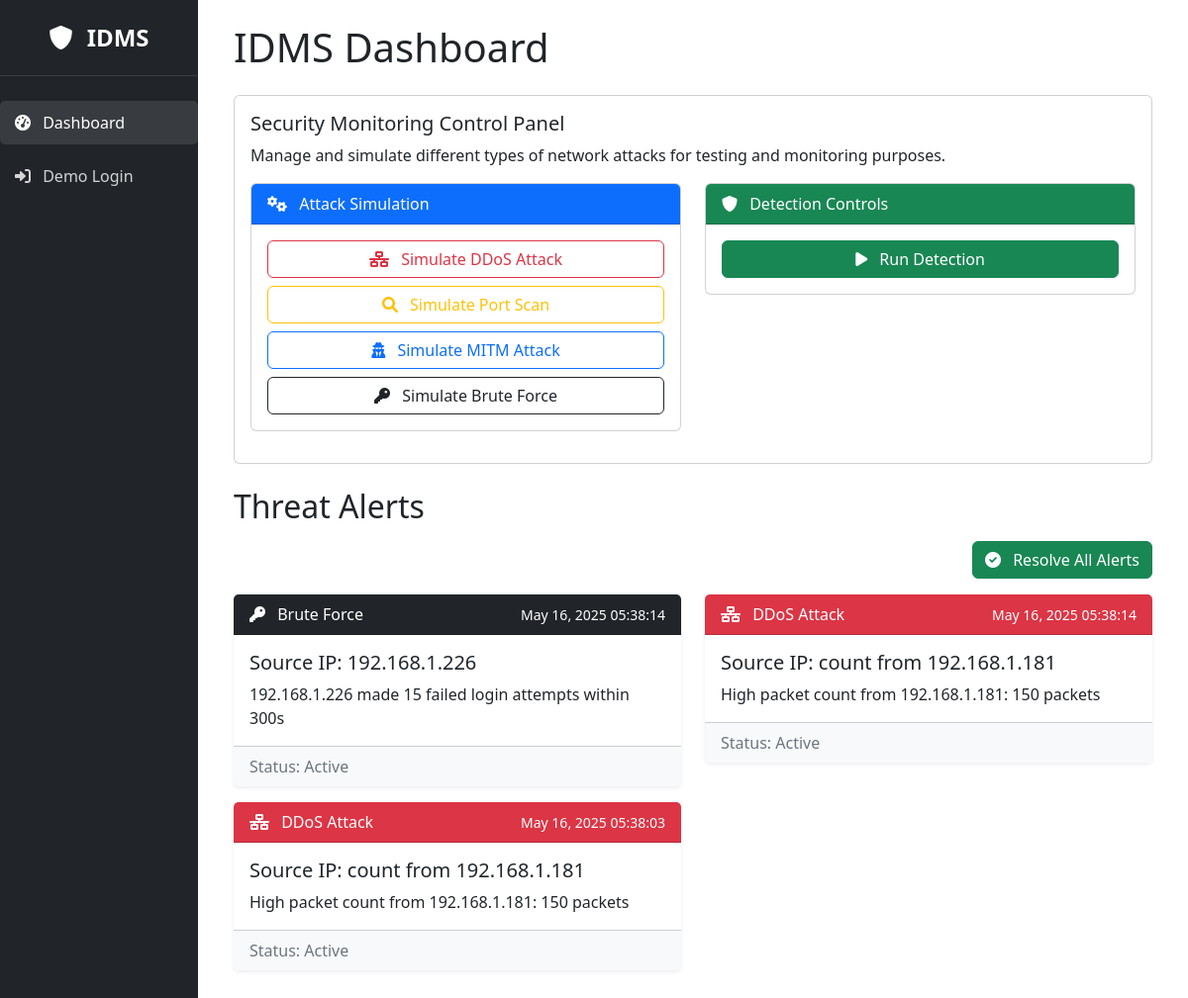
Before: / with the older database file.
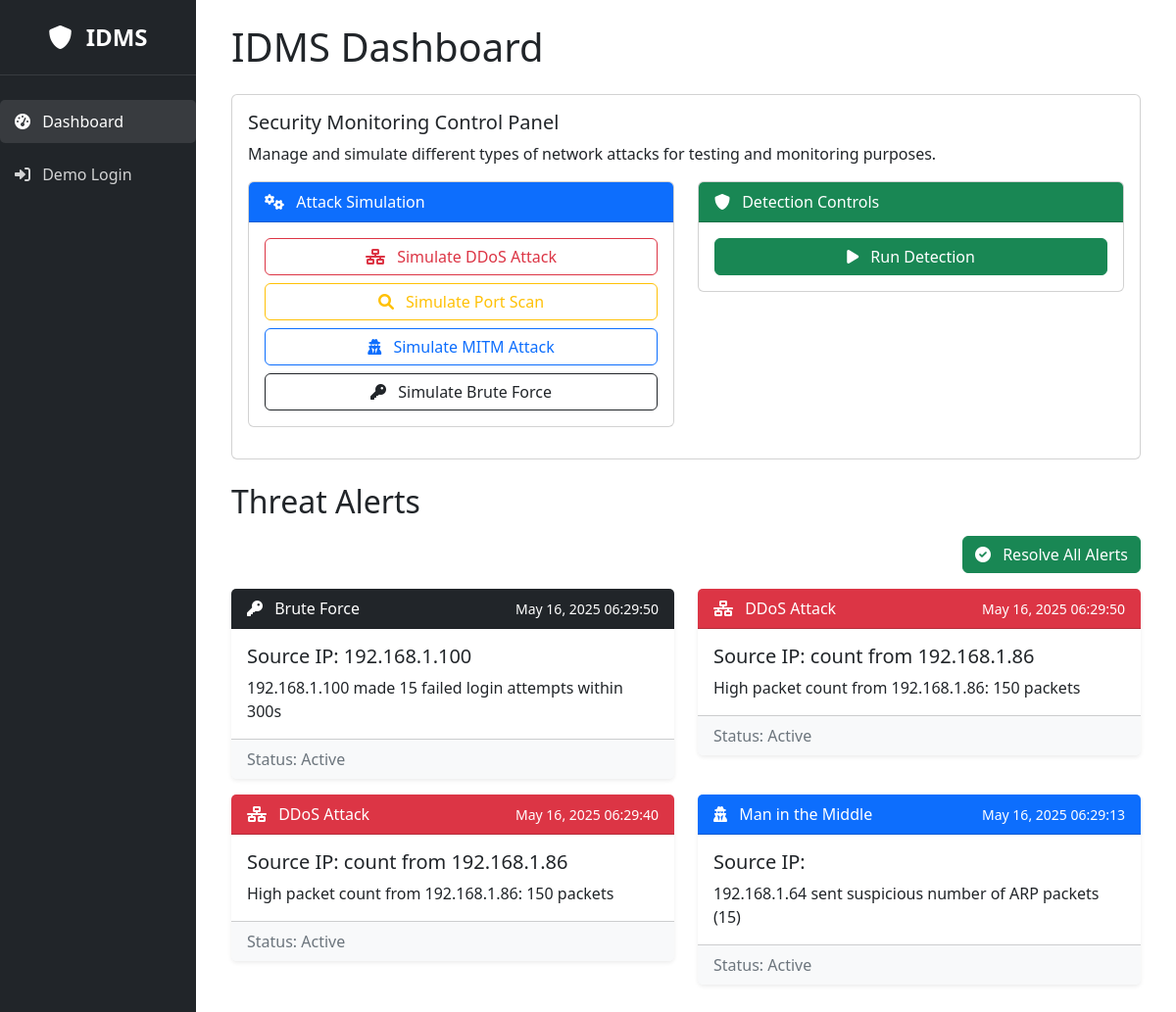
After: the same page with the newer database file.
### monitor/models.py (models this page shows, shortened)
class ThreatAlert(models.Model):
    ALERT_TYPES = [
        ('DDOS', 'DDoS Attack'),
        ('PORT_SCAN', 'Port Scanning'),
        ('MITM', 'Man in the Middle'),
        ('BRUTE_FORCE', 'Brute Force'),
    ]
    alert_type = models.CharField(max_length=20, choices=ALERT_TYPES, default='DDOS')
    source_ip = models.CharField(max_length=45)  # IPv6 can be up to 45 chars
    details = models.TextField()
    timestamp = models.DateTimeField(auto_now_add=True)
    is_resolved = models.BooleanField(default=False)
    class Meta:
        ordering = ['-timestamp']

### monitor/views.py (the view)
# urls.py: path('', views.dashboard, name='dashboard'),
def dashboard(request):
    alerts = ThreatAlert.objects.all()
    context = {
        'alerts': alerts,
        'active_page': 'dashboard'
    }
    return render(request, 'monitor/dashboard.html', context)

### monitor/templates/monitor/dashboard.html (shortened to what this page needs)
{% extends 'monitor/base.html' %}
{% block content %}
<div class="container-fluid">
    <div class="row mb-4">
        <div class="col">
            <h1 class="mb-4">IDMS Dashboard</h1>
            <div class="card">
                <div class="card-body">
                    <h5 class="card-title">Security Monitoring Control Panel</h5>
                    <p class="card-text">Manage and simulate different types of network attacks for testing and monitoring purposes.</p>
                    <div class="row">
                        <div class="col-md-6">
                            <div class="card mb-3">
                                <div class="card-header bg-primary text-white">
                                    <i class="fas fa-cogs me-2"></i> Attack Simulation
                                </div>
                                <div class="card-body">
                                    <div class="d-grid gap-2">
                                        <button id="simulate-ddos" class="btn btn-outline-danger">
                                            <i class="fas fa-network-wired me-2"></i> Simulate DDoS Attack
                                        </button>
                                        <button id="simulate-port-scan" class="btn btn-outline-warning">
                                            <i class="fas fa-search me-2"></i> Simulate Port Scan
                                        </button>
                                        <button id="simulate-mitm" class="btn btn-outline-primary">
                                            <i class="fas fa-user-secret me-2"></i> Simulate MITM Attack
                                        </button>
                                        <button id="simulate-brute-force" class="btn btn-outline-dark">
                                            <i class="fas fa-key me-2"></i> Simulate Brute Force
                                        </button>
                                    </div>
                                </div>
                            </div>
                        </div>
                        <div class="col-md-6">
                            <div class="card mb-3">
                                <div class="card-header bg-success text-white">
                                    <i class="fas fa-shield-alt me-2"></i> Detection Controls
                                </div>
                                <div class="card-body">
                                    <div class="d-grid gap-2">
                                        <button id="run-detection" class="btn btn-success">
                                            <i class="fas fa-play me-2"></i> Run Detection
                                        </button>
                                    </div>
                                </div>
                            </div>
                        </div>
                    </div>
                </div>
            </div>
        </div>
    </div>
    <div class="row">
        <div class="col">
            <h2 class="mb-3">Threat Alerts</h2>
            <div id="alerts-container">
                {% include 'monitor/alerts_list.html' %}
            </div>
        </div>
    </div>
</div>
{% endblock %}

### monitor/templates/monitor/base.html (shortened to what this page needs)
<!DOCTYPE html>
<html lang="en">
<head>
    <link href="https://cdn.jsdelivr.net/npm/bootstrap@5.2.3/dist/css/bootstrap.min.css" rel="stylesheet">
    <link rel="stylesheet" href="https://cdnjs.cloudflare.com/ajax/libs/font-awesome/6.0.0/css/all.min.css">
</head>
<body>
    <div class="container-fluid">
        <div class="row">
            <div class="col-md-2 p-0 sidebar">
                <div class="logo text-center">
                    <i class="fas fa-shield-alt me-2"></i> IDMS
                </div>
                <div class="nav flex-column">
                    <a href="{% url 'dashboard' %}" class="{% if active_page == 'dashboard' %}active{% endif %}">
                        <i class="fas fa-tachometer-alt me-2"></i> Dashboard
                    </a>
                    <a href="{% url 'demo_login' %}" class="{% if active_page == 'demo_login' %}active{% endif %}">
                        <i class="fas fa-sign-in-alt me-2"></i> Demo Login
                    </a>
                </div>
            </div>
            <div class="col-md-10 py-4 px-4">
                {% block content %}
                {% endblock %}
            </div>
        </div>
    </div>
</body>
</html>

### monitor/templates/monitor/alerts_list.html
{% if alerts %}
    <div class="text-end mb-3">
        <button id="resolve-all-alerts" class="btn btn-success">
            <i class="fas fa-check-circle me-2"></i> Resolve All Alerts
        </button>
    </div>
    <div class="row">
        {% for alert in alerts %}
            <div class="col-md-6 mb-3">
                <div class="card alert-card border-0 shadow-sm">
                    <div class="card-header
                        {% if alert.alert_type == 'DDOS' %}bg-danger
                        {% elif alert.alert_type == 'PORT_SCAN' %}bg-warning
                        {% elif alert.alert_type == 'MITM' %}bg-primary
                        {% elif alert.alert_type == 'BRUTE_FORCE' %}bg-dark
                        {% endif %} text-white">
                        <div class="d-flex justify-content-between align-items-center">
                            <span>
                                {% if alert.alert_type == 'DDOS' %}
                                    <i class="fas fa-network-wired me-2"></i> DDoS Attack
                                {% elif alert.alert_type == 'PORT_SCAN' %}
                                    <i class="fas fa-search me-2"></i> Port Scan
                                {% elif alert.alert_type == 'MITM' %}
                                    <i class="fas fa-user-secret me-2"></i> Man in the Middle
                                {% elif alert.alert_type == 'BRUTE_FORCE' %}
                                    <i class="fas fa-key me-2"></i> Brute Force
                                {% endif %}
                            </span>
                            <small>{{ alert.timestamp|date:"M d, Y H:i:s" }}</small>
                        </div>
                    </div>
                    <div class="card-body">
                        <h5 class="card-title">Source IP: {{ alert.source_ip }}</h5>
                        <p class="card-text">{{ alert.details }}</p>
                    </div>
                    <div class="card-footer bg-light">
                        <span class="text-muted">Status: {% if alert.is_resolved %}Resolved{% else %}Active{% endif %}</span>
                    </div>
                </div>
            </div>
        {% endfor %}
    </div>
{% else %}
    <div class="alert alert-info">
        <i class="fas fa-info-circle me-2"></i> No threat alerts detected. Run detection or simulate attacks to generate alerts.
    </div>
{% endif %}

### monitor/templates/monitor/base.html (style rules this page uses)
.sidebar { min-height: 100vh; background-color: #212529; color: white; }
.sidebar a { color: rgba(255, 255, 255, 0.8); text-decoration: none; display: block; padding: 10px 15px; border-radius: 5px; margin: 5px 0; }
.sidebar a:hover, .sidebar a.active { color: white; background-color: rgba(255, 255, 255, 0.1); }
.logo { font-weight: bold; font-size: 1.5rem; padding: 20px 15px; margin-bottom: 20px; border-bottom: 1px solid rgba(255, 255, 255, 0.1); }
.alert-card { transition: transform 0.2s; }

Changed rows visible on the page:
removed ThreatAlert: alert_type "BRUTE_FORCE" (drawn), timestamp "May 16, 2025 05:38:14", source_ip "192.168.1.226", details "192.168.1.226 made 15 failed login attempts within 300s", is_resolved "Active"
removed ThreatAlert: alert_type "DDOS" (drawn), timestamp "May 16, 2025 05:38:14", source_ip "count from 192.168.1.181", details "High packet count from 192.168.1.181: 150 packets", is_resolved "Active"
removed ThreatAlert: alert_type "DDOS" (drawn), timestamp "May 16, 2025 05:38:03", source_ip "count from 192.168.1.181", details "High packet count from 192.168.1.181: 150 packets", is_resolved "Active"
added ThreatAlert: alert_type "BRUTE_FORCE" (drawn), timestamp "May 16, 2025 06:29:50", source_ip "192.168.1.100", details "192.168.1.100 made 15 failed login attempts within 300s", is_resolved "Active"
added ThreatAlert: alert_type "DDOS" (drawn), timestamp "May 16, 2025 06:29:50", source_ip "count from 192.168.1.86", details "High packet count from 192.168.1.86: 150 packets", is_resolved "Active"
added ThreatAlert: alert_type "DDOS" (drawn), timestamp "May 16, 2025 06:29:40", source_ip "count from 192.168.1.86", details "High packet count from 192.168.1.86: 150 packets", is_resolved "Active"
added ThreatAlert: alert_type "MITM" (drawn), timestamp "May 16, 2025 06:29:13", details "192.168.1.64 sent suspicious number of ARP packets (15)", is_resolved "Active"
